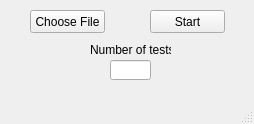
<?xml version="1.0" encoding="UTF-8"?>
<ui version="4.0">
 <class>MainWindow</class>
 <widget class="QMainWindow" name="MainWindow">
  <property name="geometry">
   <rect>
    <x>0</x>
    <y>0</y>
    <width>254</width>
    <height>124</height>
   </rect>
  </property>
  <property name="windowTitle">
   <string>MainWindow</string>
  </property>
  <widget class="QWidget" name="centralwidget">
   <widget class="QPushButton" name="file">
    <property name="geometry">
     <rect>
      <x>30</x>
      <y>10</y>
      <width>75</width>
      <height>23</height>
     </rect>
    </property>
    <property name="text">
     <string>Choose File</string>
    </property>
   </widget>
   <widget class="QPushButton" name="start">
    <property name="geometry">
     <rect>
      <x>150</x>
      <y>10</y>
      <width>75</width>
      <height>23</height>
     </rect>
    </property>
    <property name="text">
     <string>Start</string>
    </property>
   </widget>
   <widget class="QLineEdit" name="lineEdit">
    <property name="geometry">
     <rect>
      <x>110</x>
      <y>60</y>
      <width>41</width>
      <height>20</height>
     </rect>
    </property>
   </widget>
   <widget class="QLabel" name="label">
    <property name="geometry">
     <rect>
      <x>160</x>
      <y>40</y>
      <width>47</width>
      <height>13</height>
     </rect>
    </property>
    <property name="text">
     <string/>
    </property>
   </widget>
   <widget class="QLabel" name="label_2">
    <property name="geometry">
     <rect>
      <x>90</x>
      <y>40</y>
      <width>81</width>
      <height>20</height>
     </rect>
    </property>
    <property name="text">
     <string>Number of tests</string>
    </property>
   </widget>
  </widget>
  <widget class="QMenuBar" name="menubar">
   <property name="geometry">
    <rect>
     <x>0</x>
     <y>0</y>
     <width>254</width>
     <height>21</height>
    </rect>
   </property>
  </widget>
  <widget class="QStatusBar" name="statusbar"/>
 </widget>
 <resources/>
 <connections/>
</ui>
